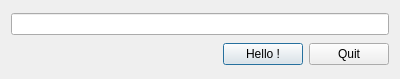
<ui version="4.0" >
 <class>Dialog</class>
 <widget class="QDialog" name="Dialog" >
  <property name="geometry" >
   <rect>
    <x>0</x>
    <y>0</y>
    <width>400</width>
    <height>79</height>
   </rect>
  </property>
  <property name="windowTitle" >
   <string>Hello dialog</string>
  </property>
  <layout class="QVBoxLayout" name="verticalLayout" >
   <item>
    <widget class="QLineEdit" name="lineEdit" />
   </item>
   <item>
    <layout class="QHBoxLayout" name="horizontalLayout" >
     <item>
      <spacer name="horizontalSpacer" >
       <property name="orientation" >
        <enum>Qt::Horizontal</enum>
       </property>
       <property name="sizeHint" stdset="0" >
        <size>
         <width>40</width>
         <height>20</height>
        </size>
       </property>
      </spacer>
     </item>
     <item>
      <widget class="QPushButton" name="pushButton" >
       <property name="text" >
        <string>Hello !</string>
       </property>
      </widget>
     </item>
     <item>
      <widget class="QPushButton" name="pushButton_2" >
       <property name="text" >
        <string>Quit</string>
       </property>
      </widget>
     </item>
    </layout>
   </item>
  </layout>
 </widget>
 <resources/>
 <connections/>
</ui>
